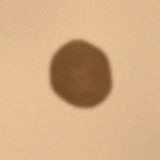
#> input picture data/images/benign/benign_0003.jpg, 160 x 160 px
$ python -i features.py   (imports and definitions only)   (older library calls are emulated)
#> lines starting #> are read from the running program, lines starting #| are printed output that depends on the picture; after the words box and inside, x2 and y2 are one past the last pixel; in counts of white or black regions, pixels touching at a corner belong together
#> further down, picture is the input picture: shape (160, 160, 3); mean B, G, R 133.6, 173.4, 211.1
### src/tdp3d/segment.py
"""Lesion segmentation (classical): blur -> Otsu -> morphology -> best contour."""
import cv2
import numpy as np


def segment_lesion(img_bgr):
    """Return a binary uint8 mask (0/1) of the lesion."""
    h, w = img_bgr.shape[:2]
#> h = 128; w = 128
    gray = cv2.cvtColor(img_bgr, cv2.COLOR_BGR2GRAY)
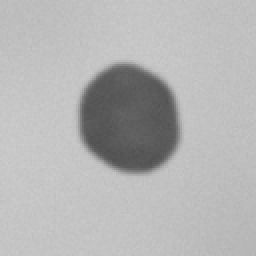
#> gray: shape (128, 128) (shown 2 times larger); min 80, max 204, mean 180.1
    gray = cv2.GaussianBlur(gray, (0, 0), max(h, w) / 100.0)
    _, m = cv2.threshold(gray, 0, 255, cv2.THRESH_BINARY_INV + cv2.THRESH_OTSU)
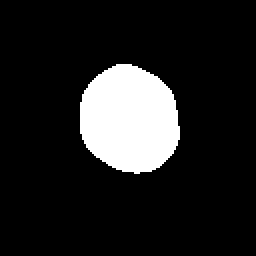
#> m: shape (128, 128) (shown 2 times larger); 13.1% white; 1 white region
    k = cv2.getStructuringElement(cv2.MORPH_ELLIPSE, (5, 5))
    m = cv2.morphologyEx(m, cv2.MORPH_OPEN, k, iterations=2)
    m = cv2.morphologyEx(m, cv2.MORPH_CLOSE, k, iterations=2)
    cnts, _ = cv2.findContours(m, cv2.RETR_EXTERNAL, cv2.CHAIN_APPROX_SIMPLE)
#> cnts = 1 contour; box (x1, y1, x2, y2) and area: (40, 32, 90, 87) 2070

    best, best_score = None, -1.0
    for c in cnts:
        a = cv2.contourArea(c)
        if a < 0.005 * h * w:
            continue
        M = cv2.moments(c)
        cx, cy = M["m10"] / M["m00"], M["m01"] / M["m00"]
        d = np.hypot(cx - w / 2, cy - h / 2) / max(h, w)
        score = a * max(0.05, 1 - 2 * d)  # big and near the centre
        if score > best_score:
            best, best_score = c, score
#> this loop made 1 pass
#> (a, cx, cy, d, score, best_score) on pass 1: (2070, 64.35, 59.24, 0.0373, 1915.7, 1915.7)
#> after the loop, best = contour of 72 points, box (x1, y1, x2, y2) (40, 32, 90, 87), area 2070; best_score = 1915.7

    mask = np.zeros((h, w), np.uint8)
    if best is not None:
        cv2.drawContours(mask, [best], -1, 1, thickness=-1)
#> mask: shape (128, 128); values 0 (black) and 1 (white), 13.1% white; 1 white region, box (x1, y1, x2, y2) and area: (40, 32, 90, 87) 2144
    frac = mask.mean()
#> frac = 0.131
    if frac < 0.01 or frac > 0.85:  # fallback: central ellipse
        mask[:] = 0
        cv2.ellipse(mask, (w // 2, h // 2), (w // 5, h // 5), 0, 0, 360, 1, -1)
    return mask

### src/tdp3d/volume.py
"""Build the 3D-TDP volume: a lesion image becomes a (D, H, W) tensor whose depth axis
holds D complementary 'views' (intensity, contrast, scale, edge, texture, colour)."""
import cv2
import numpy as np

SLICE_NAMES = ["Gray", "CLAHE", "Blur(s=2)", "Edge(Sobel)", "Laplacian",
               "Saturation", "Hue", "Local-Std"]


def _norm(x):
    return np.clip(x / (np.percentile(x, 99) + 1e-6), 0, 1).astype(np.float32)


def build_volume(img_bgr, size=128):
#> called with size = 128
    img = cv2.resize(img_bgr, (size, size), interpolation=cv2.INTER_AREA)
    gray = cv2.cvtColor(img, cv2.COLOR_BGR2GRAY)
    hsv = cv2.cvtColor(img, cv2.COLOR_BGR2HSV)
#> hsv: shape (128, 128, 3); mean H, S, V 15.4, 97.1, 211.1
    gf = gray.astype(np.float32)
    clahe = cv2.createCLAHE(2.0, (8, 8)).apply(gray)
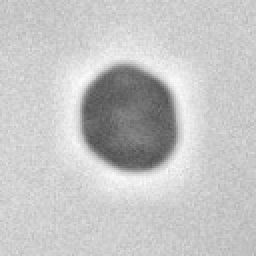
#> clahe: shape (128, 128) (shown 2 times larger); min 82, max 253, mean 196.6
    blur = cv2.GaussianBlur(gf, (0, 0), 2)
    gx = cv2.Sobel(gf, cv2.CV_32F, 1, 0, ksize=3)
    gy = cv2.Sobel(gf, cv2.CV_32F, 0, 1, ksize=3)
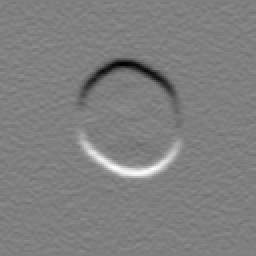
#> gy: shape (128, 128) float32 (shown 2 times larger); min -208, max 207, mean 0; drawn with min black and max white
    lap = np.abs(cv2.Laplacian(cv2.GaussianBlur(gf, (0, 0), 1), cv2.CV_32F))
    mu = cv2.blur(gf, (7, 7))
    std = np.sqrt(np.maximum(cv2.blur(gf * gf, (7, 7)) - mu ** 2, 0))
    vol = np.stack([
        gf / 255.0, clahe / 255.0, blur / 255.0,
        _norm(np.hypot(gx, gy)), _norm(lap),
        hsv[..., 1] / 255.0, hsv[..., 0] / 179.0, _norm(std),
    ]).astype(np.float32)
#> in _norm (call 2), `return np.clip(x / (np.percentile(x, 99) + 1e-6), 0, 1).astype(np.floa..`:
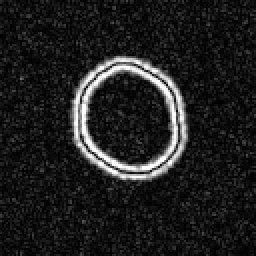
#> returned value: shape (128, 128) float32 (shown 2 times larger); min 2.02e-06, max 1, mean 0.123
    return img, vol

### src/tdp3d/features.py
"""3D-TDP (3D Texture-Descriptor Pattern) feature extraction.

Idea
----
1. The lesion image is lifted into a volume V(d, y, x) of D=8 complementary views.
2. Every voxel is compared with its six 3D neighbours (+-x, +-y, +-depth). The six
   comparisons form a 6-bit code (0..63) -> a "3D local pattern". The normalised
   histogram of these codes inside the lesion is the 3D-TDP texture descriptor.
3. It is combined with per-slice lesion statistics and clinical ABCD-style features
   (Asymmetry, Border, Colour, Diameter).
"""
import cv2
import numpy as np

from .segment import segment_lesion
from .volume import build_volume, SLICE_NAMES

WORK_SIZE = 128


def tdp_codes(vol, eps=1e-4):
    """6-neighbour 3D local pattern code for every voxel -> uint8 array (D,H,W)."""
    p = np.pad(vol, 1, mode="edge")
    c = vol + eps
    nbrs = [p[2:, 1:-1, 1:-1], p[:-2, 1:-1, 1:-1],
            p[1:-1, 2:, 1:-1], p[1:-1, :-2, 1:-1],
            p[1:-1, 1:-1, 2:], p[1:-1, 1:-1, :-2]]
    code = np.zeros(vol.shape, np.uint8)
    for k, n in enumerate(nbrs):
        code |= ((n >= c).astype(np.uint8) << k)
    return code


def _asymmetry(mask):
    ys, xs = np.where(mask > 0)
    crop = mask[ys.min():ys.max() + 1, xs.min():xs.max() + 1].astype(bool)
    ious = []
    for flipped in (crop[:, ::-1], crop[::-1, :]):
        inter = np.logical_and(crop, flipped).sum()
        union = np.logical_or(crop, flipped).sum()
        ious.append(inter / max(union, 1))
    return 1.0 - float(np.mean(ious))


def extract_features(img_bgr):
    """Return (feature_vector, feature_names, mask, volume, resized_image)."""
    img = cv2.resize(img_bgr, (WORK_SIZE, WORK_SIZE), interpolation=cv2.INTER_AREA)
    mask = segment_lesion(img)
    img, vol = build_volume(img, WORK_SIZE)
    D = vol.shape[0]
#> D = 8
    feats = {}

    # --- (1) 3D-TDP histogram inside the lesion
    codes = tdp_codes(vol)
#> the loop in tdp_codes, `for k, n in enumerate(nbrs):` made 6 passes
    m3 = np.broadcast_to(mask.astype(bool), codes.shape)
    hist = np.bincount(codes[m3], minlength=64).astype(np.float64)
#> hist = 64 values, max 1063 at index 2, min 53 at index 50, mean 268
    hist /= max(hist.sum(), 1)
#> hist = 64 values, max 0.062 at index 2, min 0.00309 at index 50, mean 0.0156
    for i, v in enumerate(hist):
        feats[f"tdp_bin_{i:02d}"] = v
#> this loop made 64 passes
#> v on passes 1 to 12: 0.0567, 0.0305, 0.062, 0.0439, 0.0146, 0.0109, 0.0117, 0.00601, 0.0146, 0.0124, 0.0111, 0.00618
#> after the loop, feats = 64 items
    nz = hist[hist > 0]
#> nz has the same summary as hist
    feats["tdp_entropy"] = float(-(nz * np.log2(nz)).sum())
    feats["tdp_uniformity"] = float((hist ** 2).sum())

    # --- (2) per-slice lesion statistics (inside vs. surrounding skin ring)
    k = cv2.getStructuringElement(cv2.MORPH_ELLIPSE, (15, 15))
    ring = (cv2.dilate(mask, k) - mask).astype(bool)
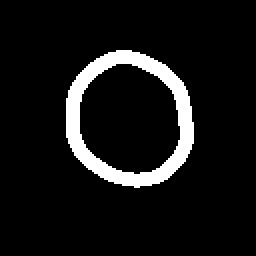
#> ring: shape (128, 128) bool (shown 2 times larger); 8.1% white; 1 white region
    inside = mask.astype(bool)
    if ring.sum() < 10:
        ring = ~inside
    for d in range(D):
        s = vol[d]
        feats[f"slice{d}_mean"] = float(s[inside].mean())
        feats[f"slice{d}_std"] = float(s[inside].std())
        feats[f"slice{d}_contrast"] = float(s[inside].mean() - s[ring].mean())
#> after the loop, feats = 90 items

    # --- (3) ABCD-style shape / colour features
    cnts, _ = cv2.findContours(mask, cv2.RETR_EXTERNAL, cv2.CHAIN_APPROX_SIMPLE)
    c = max(cnts, key=cv2.contourArea)
#> c has the same summary as best in segment_lesion
    area = max(cv2.contourArea(c), 1.0)
#> area = 2070
    per = cv2.arcLength(c, True)
#> per = 170.9
    hull_area = max(cv2.contourArea(cv2.convexHull(c)), 1.0)
#> hull_area = 2100
    (_, _), (rw, rh), _ = cv2.minAreaRect(c)
#> rw = 54; rh = 49
    feats["A_asymmetry"] = _asymmetry(mask)
#> in _asymmetry, `ys, xs = np.where(mask > 0)`: ys = 2144 values from 32 to 86; xs = 2144 values, max 89 at index 1274, min 40 at index 641, mean 64.35
#> in _asymmetry, `crop = mask[ys.min():ys.max() + 1, xs.min():xs.max() + 1].astype(bool)`:
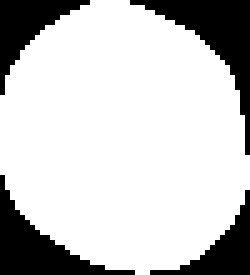
#> crop: shape (55, 50) bool (shown 5 times larger); 78% white; 4 black regions, box (x1, y1, x2, y2) and area: (26, 0, 50, 31) 200, (0, 35, 27, 55) 173, (0, 0, 18, 19) 125, (30, 38, 50, 55) 108
#> the loop in _asymmetry, `for flipped in (crop[:, ::-1], crop[::-1, :]):` made 2 passes
#> (inter, union) on passes 1 to 2: (2008, 2280), (2013, 2275)
#> after the loop in _asymmetry, `for flipped in (crop[:, ::-1], crop[::-1, :]):`: ious = [0.881, 0.885]
    feats["B_compactness"] = float(per ** 2 / (4 * np.pi * area))
    feats["B_solidity"] = float(area / hull_area)
    feats["B_edge_strength"] = float(vol[3][(cv2.dilate(mask, k) - cv2.erode(mask, k)).astype(bool)].mean())
    feats["D_area_fraction"] = float(area / (WORK_SIZE ** 2))
    feats["D_aspect_ratio"] = float(max(rw, rh) / max(min(rw, rh), 1.0))

    rgb = img[..., ::-1].astype(np.float32)
    px = rgb[inside]
#> px = 2144 rows, first 8: [173, 131, 91], [170, 128, 88], [167, 125, 85], [162, 123, 82], [162, 123, 82], [166, 127, 86], [167, 128, 89], [171, 132, 93]
    skin = rgb[ring].mean(axis=0)
#> skin = [219.3, 181.5, 141]
    for i, ch in enumerate("RGB"):
        feats[f"C_mean_{ch}"] = float(px[:, i].mean())
        feats[f"C_std_{ch}"] = float(px[:, i].std())
        feats[f"C_diff_{ch}"] = float(px[:, i].mean() - skin[i])
#> after the loop, feats = 105 items
    q = (px // 64).astype(int)
#> q = 2144 rows, first 8: [2, 2, 1], [2, 2, 1], [2, 1, 1], [2, 1, 1], [2, 1, 1], [2, 1, 1], [2, 2, 1], [2, 2, 1]
    qid = q[:, 0] * 16 + q[:, 1] * 4 + q[:, 2]
#> qid = 2144 values, max 41 at index 0, min 20 at index 63, mean 25.15
    cnt = np.bincount(qid, minlength=64) / len(qid)
#> cnt = 64 values, max 0.692 at index 20, min 0 at index 0, mean 0.0156
    feats["C_num_colors"] = float((cnt > 0.03).sum())

    names = list(feats.keys())
#> names = 106 items, first 6: 'tdp_bin_00', 'tdp_bin_01', 'tdp_bin_02', 'tdp_bin_03', 'tdp_bin_04', 'tdp_bin_05'
    vec = np.array([feats[n] for n in names], dtype=np.float32)
#> vec = 106 values, max 126.8 at index 96, min -94.24 at index 101, mean 0.378
    return vec, names, mask, vol, img

>>> import cv2
>>> picture = cv2.imread('../../data/images/benign/benign_0003.jpg')
>>> result = extract_features(picture)
#> result = 5 items

$ run again, on data/images/benign/benign_0004.jpg
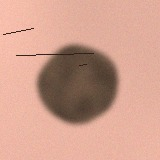
#> input picture data/images/benign/benign_0004.jpg, 160 x 160 px
#> picture is the input picture: shape (160, 160, 3); mean B, G, R 141.9, 158.9, 206.4
#> in segment_lesion, `_, m = cv2.threshold(gray, 0, 255, cv2.THRESH_BINARY_INV + cv2.THRESH_..`:
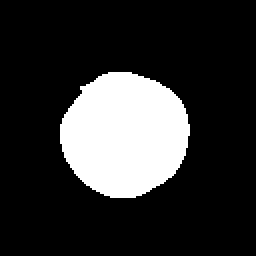
#> m: shape (128, 128) (shown 2 times larger); 19.2% white; 1 white region, box (x1, y1, x2, y2) and area: (30, 36, 95, 99) 3146
#> in segment_lesion, `cnts, _ = cv2.findContours(m, cv2.RETR_EXTERNAL, cv2.CHAIN_APPROX_SIMP..`: cnts = 1 contour; box (x1, y1, x2, y2) and area: (30, 36, 95, 99) 3050
#> the loop in segment_lesion, `for c in cnts:` made 1 pass
#> (a, cx, cy, d, score, best_score) on pass 1: (3050, 62.05, 66.98, 0.0278, 2880.4, 2880.4)
#> after the loop in segment_lesion, `for c in cnts:`: best = contour of 99 points, box (x1, y1, x2, y2) (30, 36, 95, 99), area 3050; best_score = 2880.4
#> mask: shape (128, 128); values 0 (black) and 1 (white), 19.2% white; 1 white region, box (x1, y1, x2, y2) and area: (30, 36, 95, 99) 3140
#> frac = 0.192
#> hsv: shape (128, 128, 3); mean H, S, V 8.3, 81.5, 206.4
#> the loop in tdp_codes, `for k, n in enumerate(nbrs):` made 6 passes
#> in extract_features, `hist = np.bincount(codes[m3], minlength=64).astype(np.float64)`: hist = 64 values, max 1082 at index 20, min 54 at index 13, mean 392.5
#> in extract_features, `hist /= max(hist.sum(), 1)`: hist = 64 values, max 0.0431 at index 20, min 0.00215 at index 13, mean 0.0156
#> the loop in extract_features, `for i, v in enumerate(hist):` made 64 passes
#> v on passes 1 to 8: 0.0399, 0.0234, 0.0408, 0.0355, 0.0187, 0.00916, 0.0124, 0.0117
#> after the loop in extract_features, `for i, v in enumerate(hist):`: feats = 64 items
#> nz has the same summary as hist
#> ring: shape (128, 128) bool; 9.7% white; 1 white region
#> after the loop in extract_features, `for d in range(D):`: feats = 90 items
#> c has the same summary as best in segment_lesion
#> area = 3050
#> per = 208.7
#> hull_area = 3098.5
#> rw = 61.72; rh = 62.61
#> ys = 3140 values from 36 to 98; xs = 3140 values, max 94 at index 1283, min 30 at index 1219, mean 62.05
#> in _asymmetry, `crop = mask[ys.min():ys.max() + 1, xs.min():xs.max() + 1].astype(bool)`:
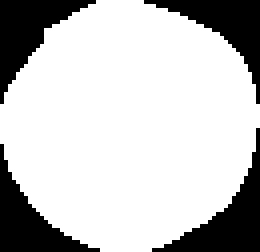
#> crop: shape (63, 65) bool (shown 4 times larger); 76.7% white; 4 black regions, box (x1, y1, x2, y2) and area: (38, 32, 65, 63) 255, (0, 0, 24, 26) 243, (0, 36, 25, 63) 229, (36, 0, 65, 26) 228
#> the loop in _asymmetry, `for flipped in (crop[:, ::-1], crop[::-1, :]):` made 2 passes
#> (inter, union) on passes 1 to 2: (3063, 3217), (3083, 3197)
#> after the loop in _asymmetry, `for flipped in (crop[:, ::-1], crop[::-1, :]):`: ious = [0.952, 0.964]
#> skin = [217.8, 167.8, 150.7]
#> after the loop in extract_features, `for i, ch in enumerate("RGB"):`: feats = 105 items
#> qid = 3140 values, max 42 at index 142, min 0 at index 187, mean 21.87
#> cnt = 64 values, max 0.61 at index 20, min 0 at index 1, mean 0.0156
#> names = 106 items, first 6: 'tdp_bin_00', 'tdp_bin_01', 'tdp_bin_02', 'tdp_bin_03', 'tdp_bin_04', 'tdp_bin_05'
#> vec = 106 values, max 103 at index 96, min -114.8 at index 98, mean 0.171
#> result = 5 items

$ run again, on data/images/benign/benign_0007.jpg
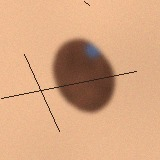
#> input picture data/images/benign/benign_0007.jpg, 160 x 160 px
#> picture is the input picture: shape (160, 160, 3); mean B, G, R 129.6, 166, 214
#> in segment_lesion, `_, m = cv2.threshold(gray, 0, 255, cv2.THRESH_BINARY_INV + cv2.THRESH_..`:
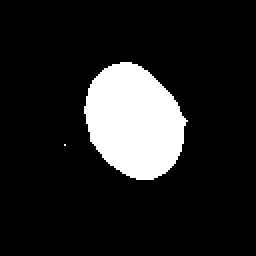
#> m: shape (128, 128) (shown 2 times larger); 13.5% white; 2 white regions (1 under 20 px), largest, box (x1, y1, x2, y2) and area: (42, 31, 94, 90) 2203
#> in segment_lesion, `cnts, _ = cv2.findContours(m, cv2.RETR_EXTERNAL, cv2.CHAIN_APPROX_SIMP..`: cnts = 1 contour; box (x1, y1, x2, y2) and area: (43, 31, 92, 90) 2118
#> the loop in segment_lesion, `for c in cnts:` made 1 pass
#> (a, cx, cy, d, score, best_score) on pass 1: (2117.5, 66.72, 60.36, 0.0355, 1967.4, 1967.4)
#> after the loop in segment_lesion, `for c in cnts:`: best = contour of 68 points, box (x1, y1, x2, y2) (43, 31, 92, 90), area 2118; best_score = 1967.4
#> mask: shape (128, 128); values 0 (black) and 1 (white), 13.4% white; 1 white region, box (x1, y1, x2, y2) and area: (43, 31, 92, 90) 2192
#> frac = 0.134
#> hsv: shape (128, 128, 3); mean H, S, V 13.5, 103.3, 214.1
#> the loop in tdp_codes, `for k, n in enumerate(nbrs):` made 6 passes
#> in extract_features, `hist = np.bincount(codes[m3], minlength=64).astype(np.float64)`: hist = 64 values, max 903 at index 3, min 24 at index 50, mean 274
#> in extract_features, `hist /= max(hist.sum(), 1)`: hist = 64 values, max 0.0515 at index 3, min 0.00137 at index 50, mean 0.0156
#> the loop in extract_features, `for i, v in enumerate(hist):` made 64 passes
#> v on passes 1 to 8: 0.0384, 0.025, 0.0164, 0.0515, 0.0191, 0.0112, 0.00713, 0.0125
#> after the loop in extract_features, `for i, v in enumerate(hist):`: feats = 64 items
#> nz has the same summary as hist
#> ring: shape (128, 128) bool; 8.3% white; 1 white region
#> after the loop in extract_features, `for d in range(D):`: feats = 90 items
#> c has the same summary as best in segment_lesion
#> area = 2117.5
#> per = 173.9
#> hull_area = 2143.5
#> rw = 45.96; rh = 57.98
#> ys = 2192 values from 31 to 89; xs = 2192 values, max 91 at index 1001, min 43 at index 491, mean 66.71
#> in _asymmetry, `crop = mask[ys.min():ys.max() + 1, xs.min():xs.max() + 1].astype(bool)`:
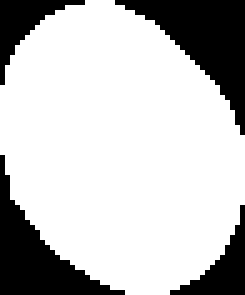
#> crop: shape (59, 49) bool (shown 5 times larger); 75.8% white; 4 black regions, box (x1, y1, x2, y2) and area: (23, 0, 49, 27) 276, (0, 31, 25, 59) 233, (34, 41, 49, 59) 96, (0, 0, 17, 17) 94
#> the loop in _asymmetry, `for flipped in (crop[:, ::-1], crop[::-1, :]):` made 2 passes
#> (inter, union) on passes 1 to 2: (1877, 2507), (1877, 2507)
#> after the loop in _asymmetry, `for flipped in (crop[:, ::-1], crop[::-1, :]):`: ious = [0.749, 0.749]
#> px = 2192 rows, first 8: [170, 124, 91], [169, 121, 92], [170, 123, 94], [164, 117, 90], [166, 119, 92], [170, 123, 95], [168, 122, 94], [161, 115, 87]
#> skin = [218.7, 170.8, 133.7]
#> after the loop in extract_features, `for i, ch in enumerate("RGB"):`: feats = 105 items
#> q = 2192 rows, first 8: [2, 1, 1], [2, 1, 1], [2, 1, 1], [2, 1, 1], [2, 1, 1], [2, 1, 1], [2, 1, 1], [2, 1, 1]
#> qid = 2192 values, max 42 at index 157, min 16 at index 88, mean 20.5
#> cnt = 64 values, max 0.434 at index 20, min 0 at index 0, mean 0.0156
#> names = 106 items, first 6: 'tdp_bin_00', 'tdp_bin_01', 'tdp_bin_02', 'tdp_bin_03', 'tdp_bin_04', 'tdp_bin_05'
#> vec = 106 values, max 108.4 at index 96, min -110.3 at index 98, mean 0.0782
#> result = 5 items

$ run again, on data/images/benign/benign_0011.jpg
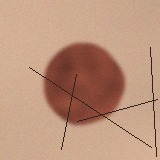
#> input picture data/images/benign/benign_0011.jpg, 160 x 160 px
#> picture is the input picture: shape (160, 160, 3); mean B, G, R 124.7, 148, 188.6
#> in segment_lesion, `cnts, _ = cv2.findContours(m, cv2.RETR_EXTERNAL, cv2.CHAIN_APPROX_SIMP..`: cnts = 1 contour; box (x1, y1, x2, y2) and area: (35, 34, 100, 100) 3203
#> the loop in segment_lesion, `for c in cnts:` made 1 pass
#> (a, cx, cy, d, score, best_score) on pass 1: (3203, 66.32, 66.8, 0.0284, 3021.1, 3021.1)
#> after the loop in segment_lesion, `for c in cnts:`: best = contour of 102 points, box (x1, y1, x2, y2) (35, 34, 100, 100), area 3203; best_score = 3021.1
#> mask: shape (128, 128); values 0 (black) and 1 (white), 20.1% white; 1 white region, box (x1, y1, x2, y2) and area: (35, 34, 100, 100) 3295
#> frac = 0.201
#> hsv: shape (128, 128, 3); mean H, S, V 11.3, 91.2, 188.6
#> the loop in tdp_codes, `for k, n in enumerate(nbrs):` made 6 passes
#> in extract_features, `hist = np.bincount(codes[m3], minlength=64).astype(np.float64)`: hist = 64 values, max 1828 at index 3, min 48 at index 14, mean 411.9
#> in extract_features, `hist /= max(hist.sum(), 1)`: hist = 64 values, max 0.0693 at index 3, min 0.00182 at index 14, mean 0.0156
#> the loop in extract_features, `for i, v in enumerate(hist):` made 64 passes
#> v on passes 1 to 8: 0.0423, 0.0309, 0.011, 0.0693, 0.0197, 0.0108, 0.00569, 0.0111
#> after the loop in extract_features, `for i, v in enumerate(hist):`: feats = 64 items
#> nz has the same summary as hist
#> ring: shape (128, 128) bool; 9.8% white; 1 white region
#> after the loop in extract_features, `for d in range(D):`: feats = 90 items
#> c has the same summary as best in segment_lesion
#> area = 3203
#> per = 213.5
#> hull_area = 3253
#> rw = 63.95
#> ys = 3295 values from 34 to 99; xs = 3295 values, max 99 at index 1366, min 35 at index 1110, mean 66.32
#> in _asymmetry, `crop = mask[ys.min():ys.max() + 1, xs.min():xs.max() + 1].astype(bool)`:
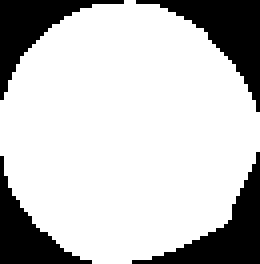
#> crop: shape (66, 65) bool (shown 4 times larger); 76.8% white; 4 black regions, box (x1, y1, x2, y2) and area: (34, 0, 65, 28) 287, (33, 38, 65, 66) 267, (0, 0, 31, 25) 231, (0, 39, 23, 66) 210
#> the loop in _asymmetry, `for flipped in (crop[:, ::-1], crop[::-1, :]):` made 2 passes
#> (inter, union) on passes 1 to 2: (3180, 3410), (3242, 3348)
#> after the loop in _asymmetry, `for flipped in (crop[:, ::-1], crop[::-1, :]):`: ious = [0.933, 0.968]
#> skin = [198, 160, 135.7]
#> after the loop in extract_features, `for i, ch in enumerate("RGB"):`: feats = 105 items
#> qid = 3295 values, max 41 at index 1110, min 16 at index 117, mean 29.28
#> cnt = 64 values, max 0.509 at index 36, min 0 at index 0, mean 0.0156
#> names = 106 items, first 6: 'tdp_bin_00', 'tdp_bin_01', 'tdp_bin_02', 'tdp_bin_03', 'tdp_bin_04', 'tdp_bin_05'
#> vec = 106 values, max 130.5 at index 96, min -90.29 at index 101, mean 0.654
#> result = 5 items
